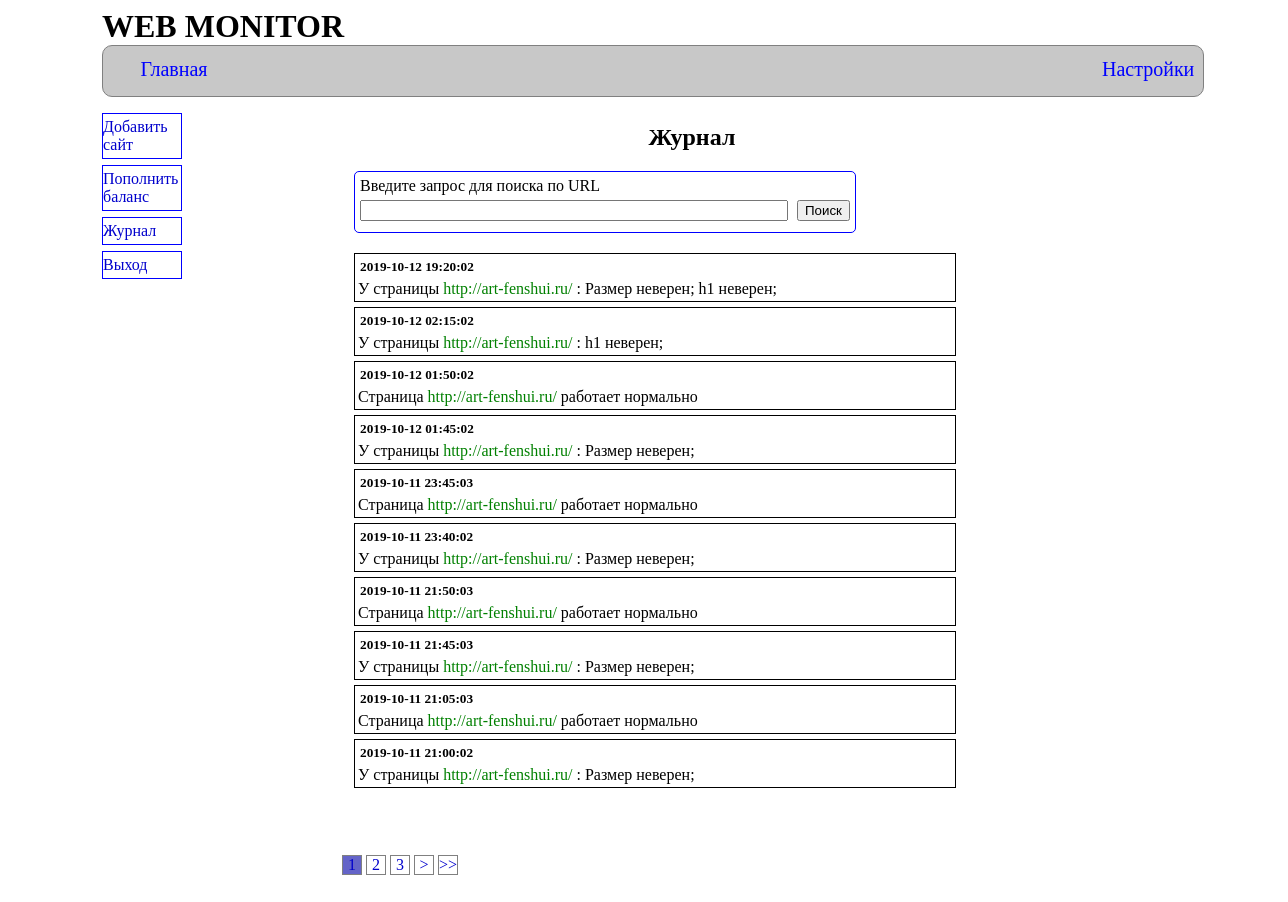
The page /journal.php?numpage=1 (signed in) on the database its author committed.
### tables this page shows
CREATE TABLE IF NOT EXISTS `journal` (
  `id` int(11) NOT NULL AUTO_INCREMENT,
  `url` text NOT NULL,
  `response` int(11) NOT NULL,
  `code_check` varchar(6) NOT NULL,
  `time_check` datetime NOT NULL,
  PRIMARY KEY (`id`)
);

### modelJournal.php (the view, shortened to what this page needs)
<?php
class Journal
{
    public function codeToMessage($url,$code,$response,$forSMS=false)
    {
        if ($forSMS==true)
        {
            $result="У страницы {$url} ";
        }
        else
        {
            $result="У страницы <a href='page.php?url={$url}'><span class='urlJournal' > {$url} </span></a>: ";
        }
        if (strcmp($code,'111111')==0)
        {
        if ($forSMS==true)
        {
            return "Страница {$url} работает нормально.";
        }
        else
        {
            return "Страница <a href='page.php?url={$url}'><span class='urlJournal'> {$url} </span></a> работает нормально";
        }
        }
        if ($code[0]=='0')
        {
            $result.="Код ответа сервера не 200. А ".$response.".";
            return $result;
        }
        if ($code[1]=='0')
        {
            $result.="Размер неверен; ";
        }
        if ($code[2]=='0')
        {
            $result.="h1 неверен; ";
        }
        return $result;
    }
    public function getArrMessage()
    {
        $conn= connectDB();
        $sql="SELECT url, code_check, time_check, response FROM journal ORDER BY time_check DESC";
        $resultSQL=$conn->query($sql);
        while($row=$resultSQL->fetch(PDO::FETCH_ASSOC))
        {
            $arrCode[]=$row;
        }
        for ($i=0;$i<count($arrCode);$i++)
        {
            $message=$this->codeToMessage($arrCode[$i]['url'],
                    $arrCode[$i]['code_check'],$arrCode[$i]['response'] );
            $resultOne=['time'=>$arrCode[$i]['time_check'],"message"=>$message];
            $result[]=$resultOne;
        }
        return $result;
    }
}

### journal.php (shortened to what this page needs)
<?php
require_once 'functions.php';
require_once 'modelJournal.php';
if (!isset($_SESSION['resultSearch']))
{
    $journal=new Journal();
    $message=$journal->getArrMessage();
}
else
{
   $message=$_SESSION['resultSearch'];
}
$recordInPage=10;
$countRecords=count($message);
$paginPageAll=(int)($countRecords / $recordInPage);
if ($countRecords % $recordInPage!=0) $paginPageAll++;
$numPaginPage=$_GET['numpage'];
$recordBegin=$recordInPage*($numPaginPage-1);
$recordEnb=$recordBegin+$recordInPage;
if ($numPaginPage-2<=1)
{
    $paginBegin=1;
}
 else
{
     $paginBegin=$numPaginPage-2;
}
if ($numPaginPage+2>=$paginPageAll)
{
    $paginEnd=$paginPageAll;
}
 else
{
     $paginEnd=$numPaginPage+2;
}
?>
<!DOCTYPE html>
<html>
    <head>
        <link rel="stylesheet" href="style/main.css" type="text/css">
        <link rel="stylesheet" href="style/journal.css" type="text/css">
    </head>
    <body>
        <header>
            <h1> WEB MONITOR</h1>
            <div id="headDiv">
                <a href="index.php">
                    <div id="headIndexA">
                        <p> Главная</p>
                    </div>
                </a>
                <a href="option.php">
                    <div id="headOptionA">
                        <p> Настройки</p>
                    </div>
                </a>
            </div>
        </header>
        <nav>
            <ul>
                <li><div><a href="/enterUrlPage.php"><p>Добавить сайт</p></a></li></div>
            <li><div> <a href="https://www.smsfeedback.ru/users/invoices/addinvoiceform.php">
                        <p>Пополнить баланс</p></a> </li></div>
            <li><div> <a href="journal.php"><p>Журнал</p></a></li></div>
            <li><div> <a href="serverFunc.php?exit=true"><p>Выход</p></a></li></div>
             </ul>
        </nav>
        <main style="border: none;">
            <h2>Журнал</h2>
            <?php if (!isset($message) && !isset($_SESSION['querySearch'])):?>
                <h3 style="margin-left: 30px;">Нет данных</h3>
            <?php else: ?>
                <div id="divSearchJournal">
                    <form id="searchByJournal" action="serverFunc.php" method="post">
                        <p> Введите запрос для поиска по URL</p>
                        <input type="text" id="textSearchJournal" name="querySearchJournal"
                            value="<?=$_SESSION['querySearch']?>"
                        >
                        <input type="submit" name="btnSearchJournal" value="Поиск">
                    </form>
                </div>
                <?php if ($_SESSION['querySearch']!='' && !isset($_SESSION['resultSearch'])):?>
                    <h4 style="margin-left: 150px"> по вашему запросу ни чего не найдено</h4>
                 <?php else: ?>
                    <?php for ($i=$recordBegin;$i<$recordEnb;$i++):
                     ?>
                         <div class="divMessageJournal">
                             <h5><?= $message[$i]['time']?> </h5>
                             <p><?= $message[$i]['message']?></p>
                         </div>
                     <?php endfor?>
                <?php endif;?>
            <?php endif?>
            <?php if ($paginPageAll>1):?>
                <div id="paginator">
                    <?php
                       for ($i=$paginBegin;$i<=$paginEnd;$i++):
                    ?>
                        <div class="divPaginator <?php if($numPaginPage==$i) echo " divPaginChecked" ?>">
                            <a href="journal.php?numpage=<?=$i?>"><p><?= $i?> </p></a>
                        </div>
                    <?php endfor;?>
                    <?php if($numPaginPage<$paginPageAll):?>
                        <div class="divPaginator">
                                <a href="journal.php?numpage=<?=$numPaginPage+1?>"><p>> </p></a>
                        </div>
                        <div class="divPaginator">
                                <a href="journal.php?numpage=<?=$paginPageAll?>"><p>>> </p></a>
                        </div>
                    <?php endif;?>
                </div>
            <?php endif;?>
        </main>
    </body>
</html>

### style/main.css (style rules this page uses)
body { position:absolute; width: 1100px; left: 50%; transform: translate(50,0); }
h1 { margin-bottom: 0px; margin-top: 0px; }
#headDiv { background-color: rgb(200,200,200); border-radius: 10px; border: 1px solid gray; width: 100%; height: 50px; }
#headIndexA,#headOptionA { position: absolute; display: inline; color: blue; margin-top: -8px; font-size: 15pt; }
#headIndexA { left: 2%; width: 100px; height: 60px; }
#headIndexA>p { text-align: center; }
#headOptionA { left:1000px; width: 100px; height: 60px; }
main { border: 1px solid gray; }
nav { position: absolute; height:200px; width: 80px; float:left; z-index: 5; margin-top: 10px; }
main { position: relative; top: 7px; left: 100px; width: 980px; height: 800px; margin-top: 10px; }
ul { padding-left: 0px; margin: 0px; }
ul>li { list-style-type: none; }
ul>li>div { border: 1px solid blue; margin: 6px 0px; }
ul>li>div>a>p { margin:4px 0px; }
#paginator { position: relative; top: 65px; left:30px; }
.divPaginator { display:inline-block; width:18px; height:18px; border: 1px solid gray; margin: 2px 0px; }
.divPaginator p { margin:0px; text-align: center; }
.divPaginator a { text-decoration: none; }
.divPaginChecked { background-color: rgb(100,100,200); }
a { outline: none !important; text-decoration: none; color: #00C; }

### style/journal.css (style rules this page uses)
#divSearchJournal { position: relative; left: 15%; width: 500px; height: 60px; border: 1px solid blue; border-radius: 5px; margin-left: 5px; margin-top: 10px; margin-bottom: 20px; }
#divSearchJournal p { margin: 5px; }
#divSearchJournal input { margin-left: 5px; }
#textSearchJournal { width: 420px; }
.divMessageJournal { position: relative; left: 15%; width: 600px; border: 1px solid black; margin: 5px; }
.divMessageJournal h5 { margin: 5px; }
.divMessageJournal p { margin: 3px; }
.urlJournal { color: green; }
h2 { text-align:center; }

### journal.php (style rules this page uses)
#paginator { position: relative; top: 60px; left:140px; margin-bottom: 30px; }

### rows shown on the page
journal: time "2019-10-12 19:20:02", url "http://art-fenshui.ru/", message "Размер неверен; h1 неверен;"
journal: time "2019-10-12 02:15:02", url "http://art-fenshui.ru/", message "h1 неверен;"
journal: time "2019-10-12 01:50:02", url "http://art-fenshui.ru/"
journal: time "2019-10-12 01:45:02", url "http://art-fenshui.ru/", message "Размер неверен;"
journal: time "2019-10-11 23:45:03", url "http://art-fenshui.ru/"
journal: time "2019-10-11 23:40:02", url "http://art-fenshui.ru/", message "Размер неверен;"
journal: time "2019-10-11 21:50:03", url "http://art-fenshui.ru/"
journal: time "2019-10-11 21:45:03", url "http://art-fenshui.ru/", message "Размер неверен;"
journal: time "2019-10-11 21:05:03", url "http://art-fenshui.ru/"
journal: time "2019-10-11 21:00:02", url "http://art-fenshui.ru/", message "Размер неверен;"
